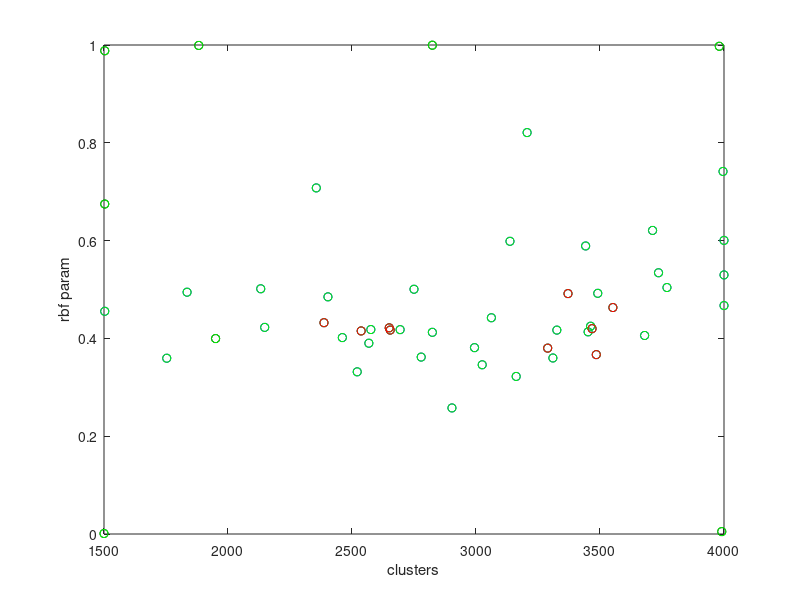

Write the MATLAB code that produced this figure.
results = csvread( 'results.csv' );

err = results(:,1);

red = err < 0.087;
green = err < 0.9;
blue = err < 0.10;
black = err >= 0.10;

plot( results( black, 2 ), results( black, 3 ), 'ko' )
hold on;

plot( results( blue, 2 ), results( blue, 3 ), 'bo' )
plot( results( green, 2 ), results( green, 3 ), 'go' )
plot( results( red, 2 ), results( red, 3 ), 'ro' )

xlabel( 'clusters')
ylabel( 'rbf param' )

hold off;

